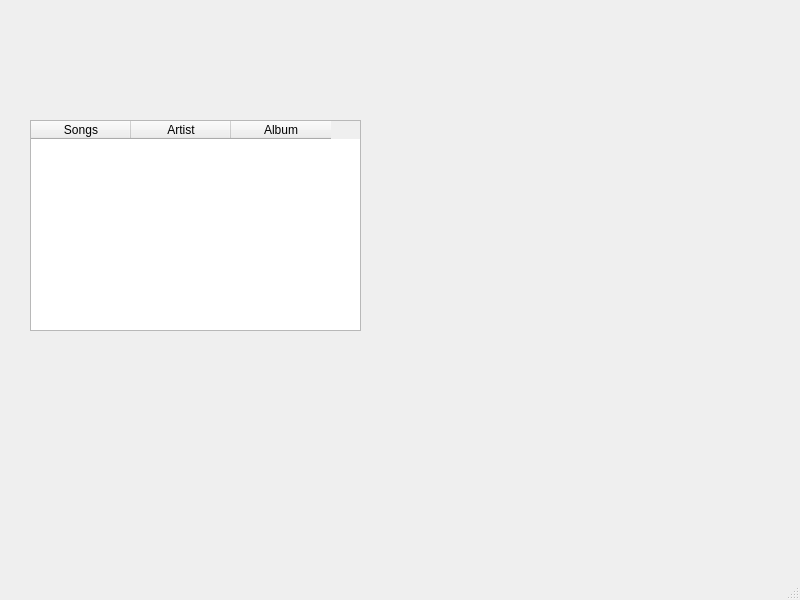
<?xml version="1.0" encoding="UTF-8"?>
<ui version="4.0">
 <class>Main</class>
 <widget class="QMainWindow" name="Main">
  <property name="geometry">
   <rect>
    <x>0</x>
    <y>0</y>
    <width>800</width>
    <height>600</height>
   </rect>
  </property>
  <property name="windowTitle">
   <string>Main</string>
  </property>
  <widget class="QWidget" name="centralwidget">
   <widget class="QTableWidget" name="tableWidget">
    <property name="geometry">
     <rect>
      <x>30</x>
      <y>120</y>
      <width>331</width>
      <height>211</height>
     </rect>
    </property>
    <column>
     <property name="text">
      <string>Songs</string>
     </property>
    </column>
    <column>
     <property name="text">
      <string>Artist</string>
     </property>
    </column>
    <column>
     <property name="text">
      <string>Album</string>
     </property>
    </column>
   </widget>
  </widget>
  <widget class="QMenuBar" name="menubar">
   <property name="geometry">
    <rect>
     <x>0</x>
     <y>0</y>
     <width>800</width>
     <height>21</height>
    </rect>
   </property>
  </widget>
  <widget class="QStatusBar" name="statusbar"/>
 </widget>
 <resources/>
 <connections/>
</ui>
